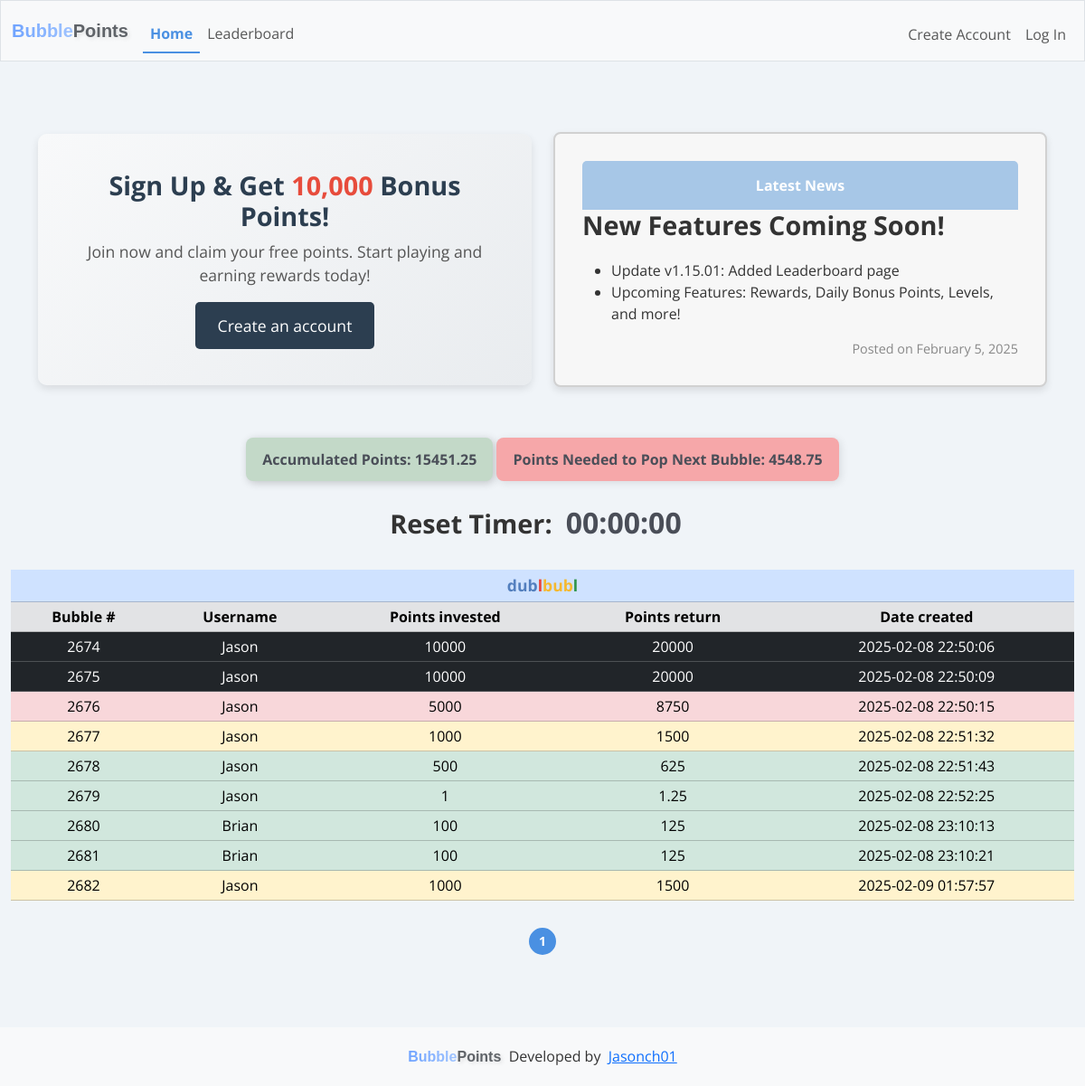
Before: / with the older database file.
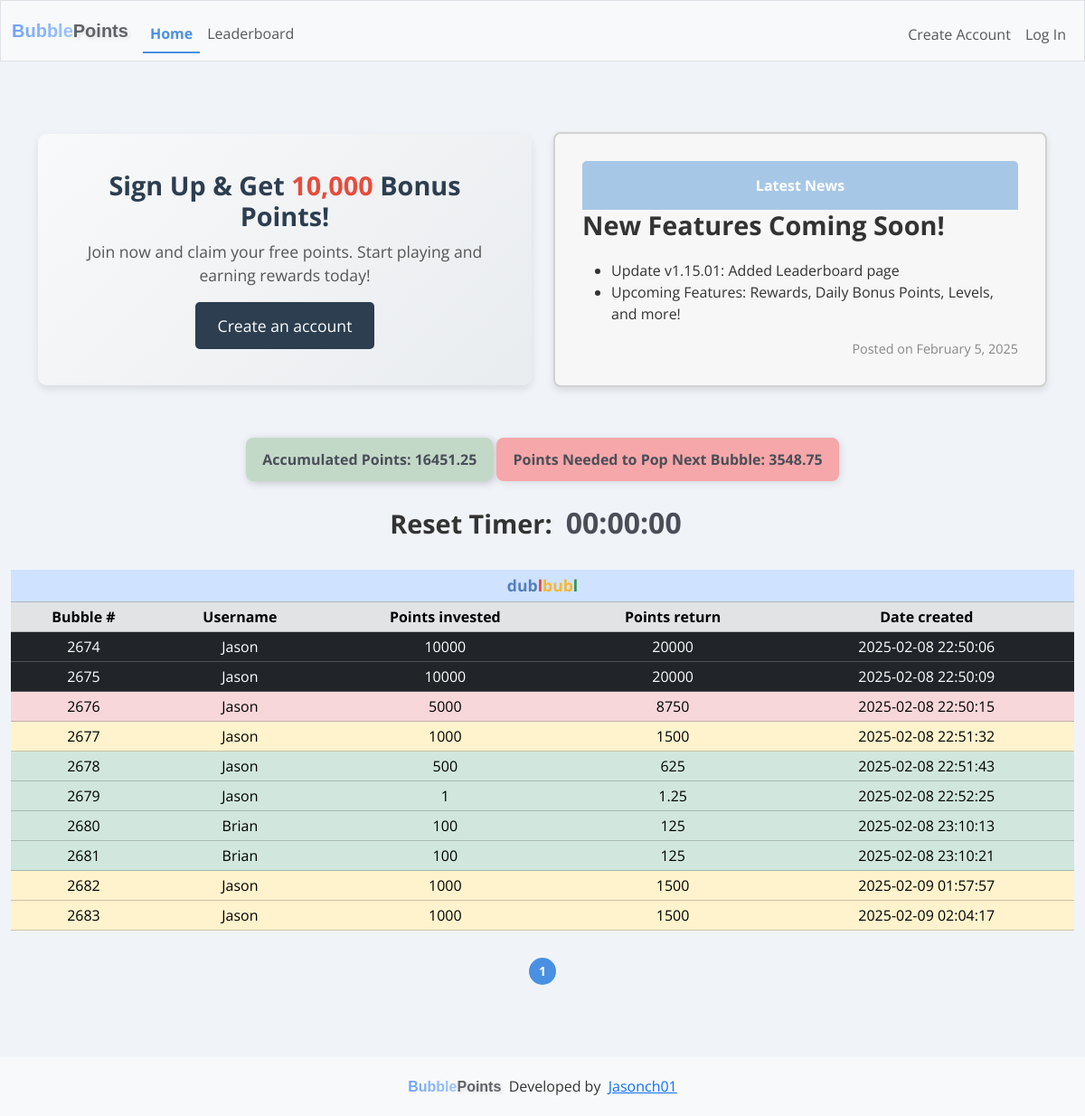
After: the same page with the newer database file.
### tables this page shows
CREATE TABLE points_tracker (
            tracker_id INTEGER PRIMARY KEY AUTOINCREMENT NOT NULL,
            current_points_in INTEGER NOT NULL,
            date_created TEXT NOT NULL        
        );

CREATE TABLE dublbubl (
    row_id INTEGER PRIMARY KEY AUTOINCREMENT NOT NULL,
    user_id INTEGER NOT NULL,
    username TEXT NOT NULL,
    points_in INTEGER NOT NULL,
    points_out INTEGER NOT NULL,
    date_created TEXT NOT NULL,        
    FOREIGN KEY (user_id) REFERENCES users(id)
    FOREIGN KEY (username) REFERENCES users(username)
);

### app.py (the view)
@app.route("/", methods=["GET", "POST"])
def index():
    updated_rows = []  # Initialize with an empty list
    start_timer()
    try:
        dublbubl = cur.execute("SELECT * FROM dublbubl").fetchall()
        page = request.args.get("page", 1, type=int)
        rows_per_page = 20  # Limit rows per page
        offset = (page - 1) * rows_per_page  # Calculate offset
        dublbubl = cur.execute(
            "SELECT * FROM dublbubl ORDER BY row_id ASC LIMIT ? OFFSET ?",
            (rows_per_page, offset)
        ).fetchall()
        total_rows = cur.execute("SELECT COUNT(*) FROM dublbubl").fetchone()[0]
        total_pages = (total_rows + rows_per_page - 1) // rows_per_page  # Round up
        current_points_in = cur.execute("SELECT current_points_in FROM points_tracker").fetchone()
        oldest_row_points_out = cur.execute("SELECT points_out FROM dublbubl ORDER BY row_id ASC LIMIT 1").fetchone()
        user_id = session.get("user_id")
        if user_id:
            user = cur.execute("SELECT * FROM users WHERE id = ?", (user_id,)).fetchall()
            user_history = cur.execute("SELECT * FROM dublbubl_history WHERE creator_id = ? ORDER BY row_id DESC LIMIT 5", (user_id,)).fetchall()
        else:
            user = None
            user_history = None
    except sqlite3.OperationalError as e:
        print("Error: dublbubl_history table does not exist, creating it.")
        init_db()
    if current_points_in is None or oldest_row_points_out is None:
        print("Error: current_points_in or oldest_row_points_out is None.")
        points_in_required = 0  # Default value
    else:
        points_in_required = oldest_row_points_out[0] - current_points_in[0]
    socketio.emit("update_points_info", {
        "current_points_in": current_points_in[0],  # Emitting the actual points_in value
        "points_in_required": points_in_required  # Emitting the calculated points_in_required
    })  # Broadcasts to all connected clients
    points = request.form.get("points")
    current_date = datetime.datetime.now().strftime("%Y-%m-%d %H:%M:%S")
    message = None
    if request.method == "POST":
        if user_id is None:
            return render_template("login.html", message="You must be logged in to create a bubble")
        if not points:
            flash("No points entered", "danger")  # Use "danger" for errors
            return redirect(url_for("index"))
        try:
            points = int(points)
        except ValueError:
            flash("Invalid input", "danger")
            return redirect(url_for("index"))
        if points is None:
            return "Invalid Input"
        elif points <= 0 or points > 10000:
            flash("Points must be between 1 and 10000", "danger")
            return redirect(url_for("index"))
        user_id = session["user_id"]
        user = cur.execute("SELECT * FROM users WHERE id = ?", (user_id,)).fetchone()
        current_points = cur.execute("SELECT points FROM users WHERE id = ?", (user[0],)).fetchone()
        current_points = current_points[0] if current_points else 0  # Default to 0 if no value exists
        if current_points < points:
            flash("Not enough points", "danger")
            return redirect(url_for("index"))
        try:
            if points >= 10000:
                points_out = points * 2  # If points are 10,000 or more, multiply by 2
            elif points >= 5000:
                points_out = points * 1.75  # If points are 5,000 or more but less than 10,000, multiply by 1.75
            elif points >= 1000:
                points_out = points * 1.5  # If points are 1,000 or more but less than 10,000, multiply by 1.5
            else:
                points_out = points * 1.25  # Otherwise, points_out equals points_in (e.g., for smaller amounts)
            cur.execute("""
            INSERT INTO dublbubl (row_id, user_id, username, points_in, points_out, date_created)
            VALUES (?, ?, ?, ?, ?, ?)
            """, (None, user[0], user[1], points, (points_out), current_date))
            con.commit()
            updated_rows = cur.execute("""
                SELECT * FROM dublbubl
                ORDER BY row_id ASC
            """).fetchall()
            total_rows = cur.execute("SELECT COUNT(*) FROM dublbubl").fetchone()[0]
            total_pages = (total_rows + rows_per_page - 1) // rows_per_page  # Round up
            offset = (page - 1) * rows_per_page
            print(f"Page: {page}, Rows per page: {rows_per_page}, Offset: {offset}")
            print(f"Fetching rows starting from: {offset}, Limit: {rows_per_page}")
            updated_rows = cur.execute(
                "SELECT * FROM dublbubl ORDER BY date_created, row_id LIMIT ? OFFSET ?",
                (rows_per_page, offset)
            ).fetchall()
            socketio.emit("update_table", {
                "rows": updated_rows,
                "total_pages": total_pages,
                "current_page": page
            })
            total_points = current_points - points
            if total_points < 0:
                return "Error: Insufficient points balance."
            cur.execute("UPDATE users SET points = ? WHERE id = ?", (total_points, user[0]))
            con.commit()
            socketio.emit("update_point_balance", {
                "point_balance": total_points  # Emitting only the total points balance
            }, room=user[0])  # Emits only to the specific user
            print(f"Emitting update to room: {user[0]} with new balance: {total_points}")
        except Exception as e:
            print(f"Error inserting row into dublbubl: {e}")
            con.rollback()
        current_points_in = cur.execute("SELECT current_points_in FROM points_tracker").fetchone()
        row_count = cur.execute("SELECT COUNT(*) FROM dublbubl").fetchone()[0]
        print(f"Number of rows in dublbubl: {row_count}")
        if row_count > 1:
            if current_points_in:
                new_points_in = current_points_in[0] + points
                cur.execute("UPDATE points_tracker SET current_points_in = ?, date_created = ?", (new_points_in, current_date))
            else:
                cur.execute("INSERT INTO points_tracker (current_points_in, date_created) VALUES (?, ?)", (points, current_date))
            con.commit()
        else:
            new_points_in = current_points_in[0] if current_points_in else 0
            print(f"New points in is { new_points_in }")
        oldest_row_points_out = cur.execute("SELECT points_out FROM dublbubl ORDER BY row_id ASC LIMIT 1").fetchone()
        print(f"Oldest row points out: {oldest_row_points_out[0]}")
        if oldest_row_points_out is None:
            print("No rows found in dublbubl. Exiting loop.")
        else:
            while new_points_in >= oldest_row_points_out[0]:
                oldest_row_id = cur.execute("SELECT row_id FROM dublbubl ORDER BY row_id ASC LIMIT 1").fetchone()
                oldest_row = cur.execute("SELECT * FROM dublbubl ORDER BY row_id ASC LIMIT 1").fetchone()
                if oldest_row is not None:
                        current_total_points = cur.execute("SELECT total_points_earned FROM users WHERE id = ?", (oldest_row[1],)).fetchone()
                        if current_total_points is None:
                            print("No points found for this user.")
                            current_total_points = 0  # Default to 0 if no value exists
                        else:
                            current_total_points = current_total_points[0]  # Extract the value from the tuple
                        print(f"Current total points: {current_total_points}")
                        points = cur.execute("SELECT points FROM users WHERE id = ?", (oldest_row[1],)).fetchone()
                        if points is None:
                            print("No points balance found for this user.")
                            points = 0  # Default to 0 if no value exists
                        else:
                            points = points[0]  # Extract the value from the tuple
                        print(f"User's point balance: {points}")
                else:
                    print("Oldest row is None, skipping points check.")
                if oldest_row:
                    cur.execute("""
                    INSERT INTO dublbubl_history (user_id, username, row_id, creator_id, creator_username, points_in, points_out, date_created, date_archived)
                    VALUES (?, ? ,?, ?, ? ,?, ?, ?, ?)
                    """, (user[0], user[1], oldest_row[0], oldest_row[1], oldest_row[2], oldest_row[3], oldest_row[4], oldest_row[5], current_date))
                    con.commit()
                    updated_user_history = cur.execute("""
                        SELECT * FROM dublbubl_history
                        WHERE creator_id = ?
                        ORDER BY row_id DESC
                        LIMIT 5
                    """, (user[0],)).fetchall()
                    print(f"Checking user[0]: {user[0]}")
                    print(f"Fetching history for creator_id: {user[0]}")
                    print("Fetched history:", updated_user_history)
                    socketio.emit("update_user_history", {
                        "history": [
                            {
                                "bubble_number": row[3],
                                "points_invested": row[6],
                                "points_earned": row[7],
                                "created_on": row[8],
                                "archived_on": row[9]
                            } for row in updated_user_history
                        ]
                    }, room=user[0])  # Emits only to the specific user
                    print(f"Emitting update to room: {user[0]} with updated user history: {oldest_row[4]}")
                    total_points_earned = current_total_points + oldest_row[4]
                    cur.execute("UPDATE users SET total_points_earned = ? WHERE id = ?", (total_points_earned, oldest_row[1]))
                    con.commit()
                    total_points = points + oldest_row[4]
                    cur.execute("UPDATE users SET points = ? WHERE id = ?", (total_points, oldest_row[1]))
                    con.commit()
                    current_total_points = total_points_earned
                    updated_total_points = cur.execute("SELECT points FROM users WHERE id = ?",(user_id,)).fetchone()
                    updated_total_points = updated_total_points[0] if updated_total_points else 0
                    socketio.emit("update_point_balance", {
                        "point_balance": updated_total_points  # Only emitting the total points balance
                    }, room=user_id)  # Emits only to the specific user
                    print(f"Emitting update to room: {user_id} with new balance: {updated_total_points}")
                if oldest_row_id is not None:
                    cur.execute("DELETE FROM dublbubl WHERE row_id = ?", (oldest_row_id[0],))
                    con.commit()
                else:
                    print("Error: oldest_row_id is None, unable to delete row.")
                remaining_points_in = new_points_in - oldest_row_points_out[0]
                cur.execute("UPDATE points_tracker SET current_points_in = ?, date_created = ?", (remaining_points_in, current_date))
                con.commit()
                updated_rows = cur.execute("""
                    SELECT * FROM dublbubl
                    ORDER BY row_id ASC
                """).fetchall()
                total_rows = cur.execute("SELECT COUNT(*) FROM dublbubl").fetchone()[0]
                total_pages = (total_rows + rows_per_page - 1) // rows_per_page  # Round up
                offset = (page - 1) * rows_per_page
                print(f"Page: {page}, Rows per page: {rows_per_page}, Offset: {offset}")
                print(f"Fetching rows starting from: {offset}, Limit: {rows_per_page}")
                updated_rows = cur.execute(
                    "SELECT * FROM dublbubl ORDER BY date_created, row_id LIMIT ? OFFSET ?",
                    (rows_per_page, offset)
                ).fetchall()
                socketio.emit("update_table", {
                    "rows": updated_rows,
                    "total_pages": total_pages,
                    "current_page": page
                })
                print(f"Emitting updated rows to room: {user[0]}")
                new_points_in = remaining_points_in
                oldest_row_points_out = cur.execute("SELECT points_out FROM dublbubl ORDER BY row_id ASC LIMIT 1").fetchone()
                if new_points_in <= 0 or oldest_row_points_out is None:
                    print("No more rows in dublbubl. Exiting loop.")
                    break
        flash("Bubble created successfully!", "success")
        return redirect(url_for("index"))
    else:
        return render_template('index.html', dublbubl=dublbubl, user=user, message=message, current_points_in=current_points_in, points_in_required=points_in_required, user_history=user_history, updated_rows=updated_rows, total_pages=total_pages, current_page=page)

### templates/index.html (shortened to what this page needs)
{% extends "layout.html" %}
{% block main %}
{% if not session["user_id"] %}
<div class="container mt-5">
  <div class="row">
      <div class="col-md-6 d-flex align-items-center">
        <div class="signup-section text-center w-100">
            <h2>Sign Up & Get <span class="bonus-points">10,000</span> Bonus Points!</h2>
            <p>Join now and claim your free points. Start playing and earning rewards today!</p>
            <a href="/register" class="btn signup-btn btn-lg">Create an account</a>
        </div>
    </div>
      <div class="col-md-6">
          <div class="announcement-box">
              <div class="header">Latest News</div>
              <h2>New Features Coming Soon!</h2>
              <ul>
                <li>Update v1.15.01: Added Leaderboard page</li>
                <li>Upcoming Features: Rewards, Daily Bonus Points, Levels, and more!</li>
              </ul>
              <div class="date">Posted on February 5, 2025</div>
          </div>
      </div>
  </div>
</div>
{% endif %}
<div class="tracker text-center">
  <p id="current_points_in">Accumulated Points: {{ current_points_in[0] }}</p>
  <p id="points_in_required">Points Needed to Pop Next Bubble: {{ points_in_required }}</p>
  <div class="timer-container">
      <span class="reset-timer-text">Reset Timer: </span>
      <span id="countdown_timer" class="low-time">00:00:00</span>
  </div>
</div>
<table class="table table-success table-sm text-center">
  <thead class="table-primary">
    <tr class="table-primary">
      <th class="table-primary" colspan="5"><div class="table-header"><span class="blue">dub</span><span class="red">l</span><span class="yellow">bub</span><span class="green">l</span></div></th>
    </tr>
  </thead>
  <thead>
    <tr class="table-secondary">
      <th>Bubble #</th>
      <th>Username</th>
      <th>Points invested</th>
      <th>Points return</th>
      <th>Date created</th>
    </tr>
  </thead>
  <tbody id="dublbubl">
    {% for row in dublbubl %}
    <tr class="
    {% if row[3] >= 10000 %}
      table-dark
    {% elif row[3] >= 5000 %}
      table-danger
    {% elif row[3] >= 1000 %}
      table-warning
    {% else %}
      table-success
    {% endif %}
    ">
      <td>{{ row[0] }}</td>
      <td>{{ row[2] }}</td>
      <td>{{ row[3] }}</td>
      <td>{{ row[4] }}</td>
      <td>{{ row[5] }}</td>
    </tr>
    {% endfor %}
  </tbody>
</table>
<div class="text-center" id="pagination">
  {% for i in range(1, total_pages + 1) %}
      <a href="{{ url_for('index', page=i) }}"
         style="padding: 5px; {% if i == current_page %}font-weight: bold;{% endif %}">
          {{ i }}
      </a>
  {% endfor %}
</div>
{% endblock %}

Changed rows visible on the page:
changed points_tracker: current_points_in "15451.25" → "16451.25"
added dublbubl: row_id "2683", username "Jason", points_in "1000", points_out "1500", date_created "2025-02-09 02:04:17"
Other visible differences:
{{ points_in_required }}: "4548.75" → "3548.75"
